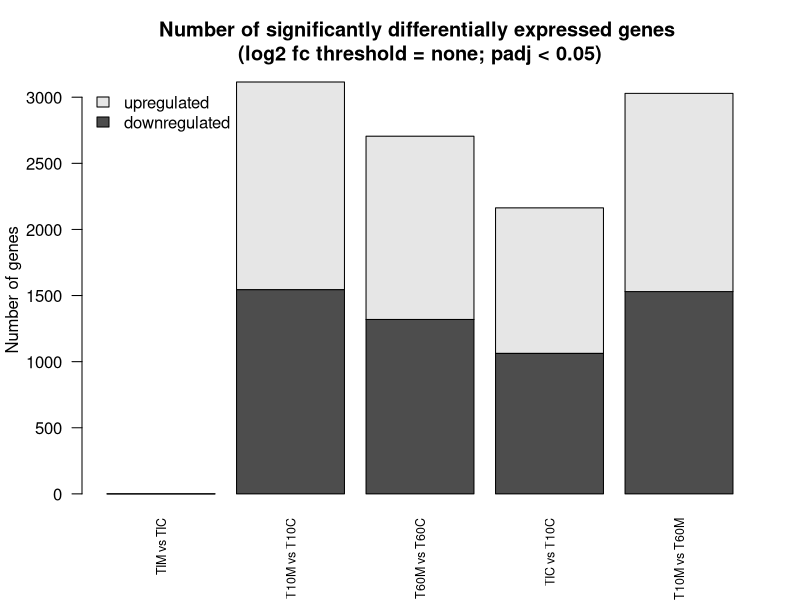

The R script that drew this image:
# bar plot: counts of significantly differentially expressed genes 

# [MANUAL ENTRY] number of genes LFC > 0 (up) and LFC < 0 (down), read from summary.txt files
up0 = 0 # TIM vs TIC
down0 = 0
up10 = 1570 # T10M vs T10C
down10 = 1545
up60 = 1386 # T60M vs T60C
down60 = 1319

up_c0_c10 = 1100 # TIC vs. T10C
down_c0_c10 = 1063
up_m10_m60 = 1499 # T10M vs. T60M
down_m10_m60 = 1530

# aggregate gene counts into labeled matrix
up <- c(up0,up10,up60,up_c0_c10,up_m10_m60)
down <- c(down0,down10,down60,down_c0_c10,down_m10_m60)
counts <- matrix(c(down,up),nrow = length(up),ncol = 2)
counts <- t(counts) # transpose
rownames(counts) <- c("downregulated","upregulated")

# plot
pdf(file=paste("bar_DE_genecounts_all.pdf",sep=""), width=6, height=5) # to save -- need to be polished
        barplot(counts, 
                main=paste("Number of significantly differentially expressed genes","\n(log2 fc threshold = none; padj < 0.05)"),
                names.arg = c("TIM vs TIC","T10M vs T10C","T60M vs T60C","TIC vs T10C","T10M vs T60M"),
                ylab = "Number of genes",
                legend.text = c(rownames(counts)),
                args.legend = list(x = "topleft" , bty = "n"),
                cex.names=0.75, las=2)
dev.off() # to save image